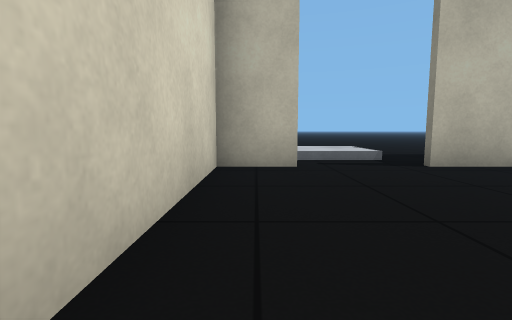
[1] (above)

13 first-person views from a walk through a robot-simulator world made for Gazebo. The camera is 0.5 m above the floor, tilts 6° down and sees 85° across. Floor lines are 1 m apart. The floor is counted in squares, 1 m on a side. Each view is taken from the middle of a square. On the plan, view 1 faces up. The plan holds only what a view shows up to about 9 squares ahead; the rest is blank. The place goes on beyond the plan. The robots in the file are not drawn. Some stock models are drawn as simple stand-ins.

[2]
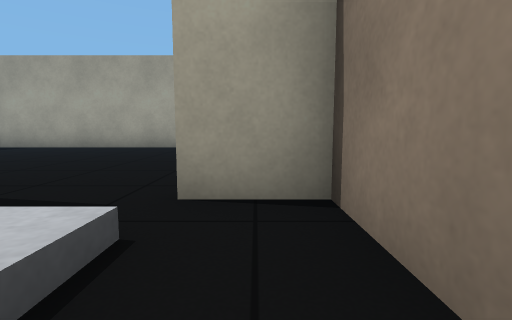

[3]
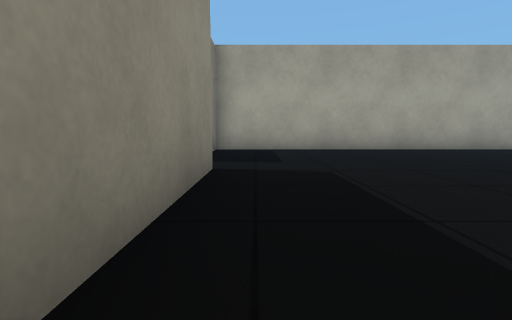

[4]
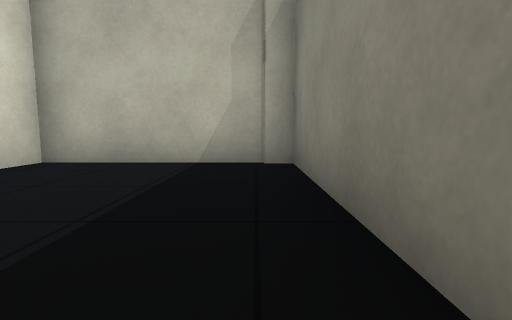

[5]
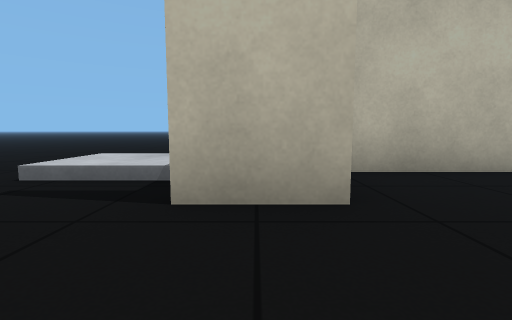

[6]
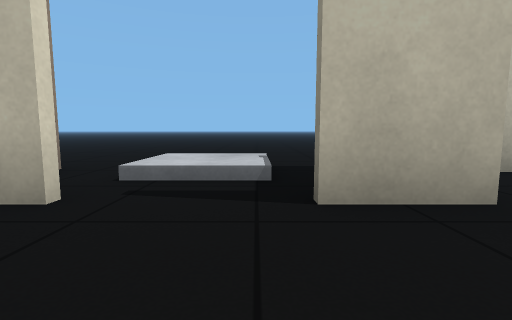

[7]
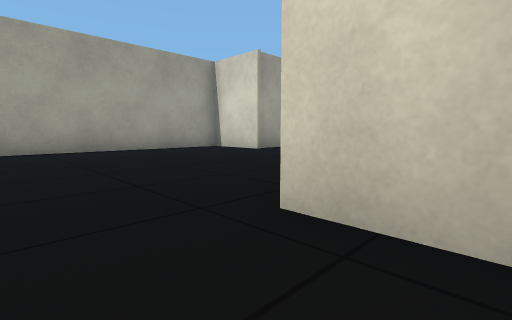

[8]
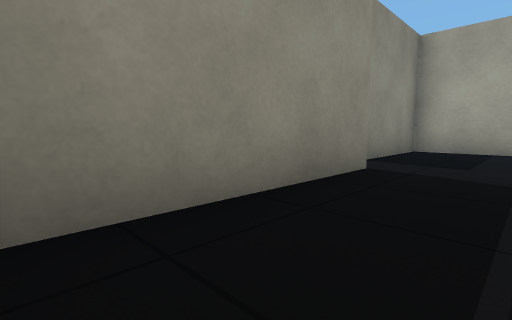

[9]
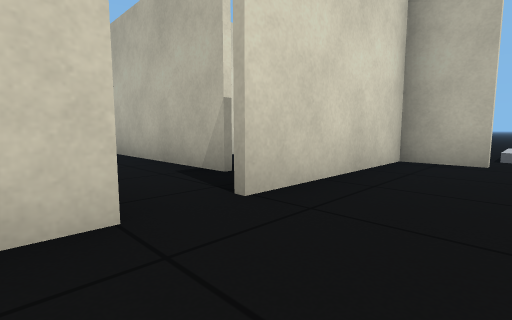

[10]
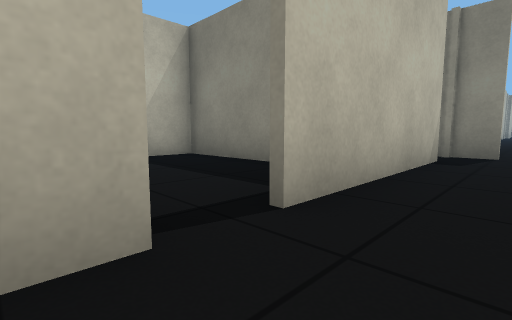

[11]
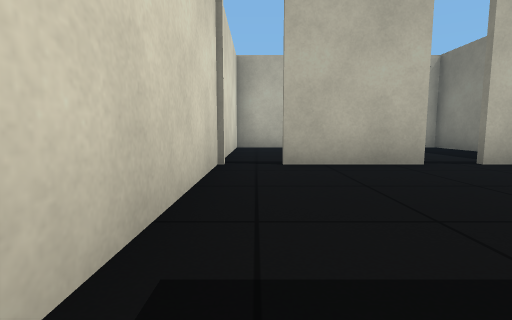

[12]
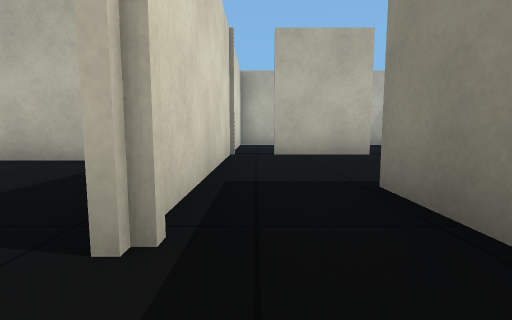

[13]
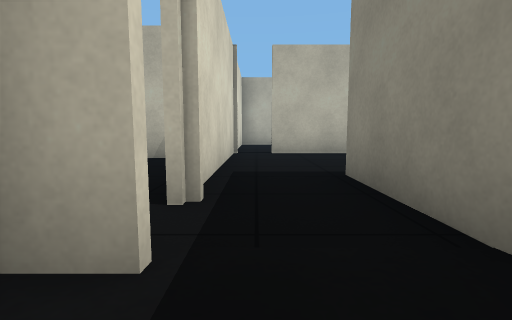

### Floor plan
Points are (right, up) in squares from view 1. A wall is a line through its corners. A room is listed if a view was taken in it or the views show most of it. See-through windows are left out.
Room 1 (views 1, 2, 3, 4, 5, 6, 7, 8, 9)
walls: (0.6, 3.9) (-0.6, 3.9); (-0.6, 4) (0.6, 4); (-0.5, -0.6) (-0.5, -2.4) (8.1, -2.4) (8.1, 0.2); (7.6, 1.2) (7.6, 5.4) (3.6, 5.4) (3.6, 3.9) (2.4, 3.9); (-0.5, 5.8) (-0.5, 0.4)
ways out: opening at (0, 0)
objects: grey box (1, 6)
Room 2 (views 10, 11, 12, 13)
walls: (-6.4, 1.1) (-8.6, 1.1); (-7.8, -4.9) (-7.8, -2.4); (-8.1, 5.4) (-9.6, 5.4) (-9.6, -4)
low walls: (-9.4, -5) (-10, -5)
ways out: opening at (-7.5, -0.5); gap at (-10, -4)

Where each view was taken, in squares from view 1:
view 1: 0 up, 0 right, facing up
view 2: 6 up, 0 right, facing down
view 3: 5 up, 7 right, facing down
view 4: 1 up, 7 right, facing up
view 5: 2 up, 3 right, facing up
view 6: 2 up, 2 right, facing up
view 7: 5 up, 5 right, facing down-left
view 8: 5 up, 6 right, facing down-right
view 9: 1 down, 1 right, facing up-left
view 10: 0 up, 7 left, facing up-right
view 11: 3 down, 9 left, facing up
view 12: 5 down, 9 left, facing up
view 13: 6 down, 9 left, facing up
